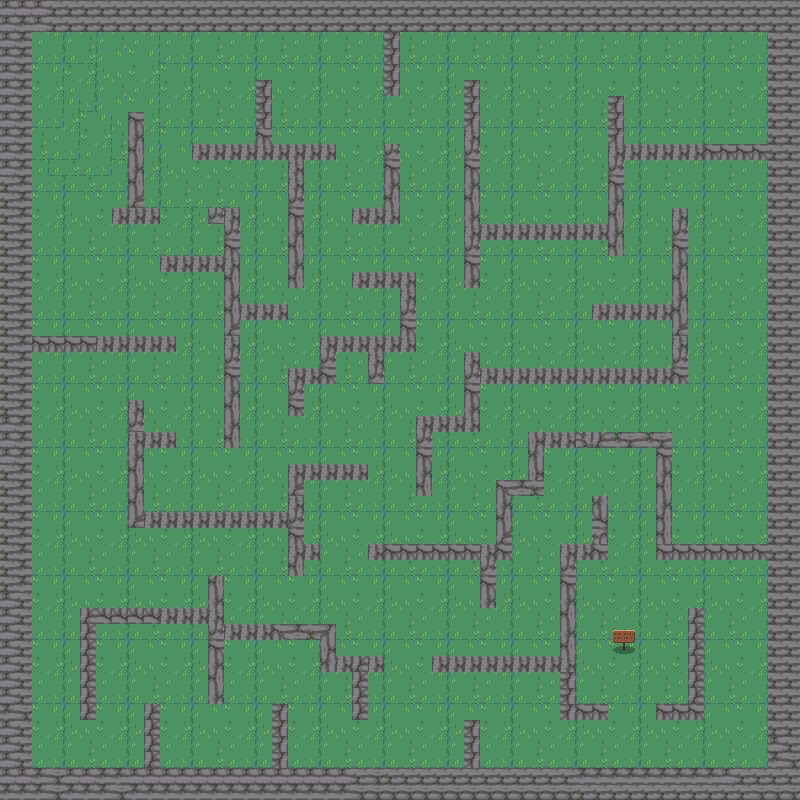

This is a level from a 2D game, rendered from its Tiled map with the project's own tilesets. A one-line summary and the map file follow, with tile-layer data summarised:
An orthogonal 50x50 tile map with 16x16 px tiles, 4 tile layers (background, walls, mur, finish), 2 tilesets and 100 objects (65x collision, 23x collectible, 10x destructible_wall, player, finish).

<map version="1.10" tiledversion="1.11.2" orientation="orthogonal" renderorder="right-down" width="50" height="50" tilewidth="16" tileheight="16" infinite="0" nextlayerid="21" nextobjectid="150">
 <tileset firstgid="1" source="Nature.tsx" />
 <tileset firstgid="721" source="deuxieme niveau.tsx" />
 <layer id="3" name="background" width="50" height="50" locked="1">
  <data>[2500 cells, 2500 non-empty, 16 distinct tile ids]</data>
 </layer>
 <layer id="6" name="walls" width="50" height="50" locked="1">
  <data>[2500 cells, 384 non-empty, 4 distinct tile ids]</data>
 </layer>
 <layer id="16" name="mur" width="50" height="50" locked="1">
  <data>[2500 cells, 330 non-empty, 8 distinct tile ids]</data>
 </layer>
 <layer id="20" name="finish" width="50" height="50" locked="1">
  <data>[2500 cells, 4 non-empty, 4 distinct tile ids]</data>
 </layer>
 <objectgroup id="9" name="object">
  <object id="1" name="player" x="742.073" y="102.708">
   <point />
  </object>
  <object id="36" name="collision" x="0" y="-0.125" width="32" height="784.125">
   <properties>
    <property name="Blocked" type="bool" value="true" />
    <property name="Type" value="collision" />
   </properties>
  </object>
  <object id="37" name="collision" x="767.875" y="1" width="31.875" height="782.875">
   <properties>
    <property name="Blocked" type="bool" value="true" />
    <property name="Type" value="collision" />
   </properties>
  </object>
  <object id="38" name="collision" x="0" y="768.125" width="799.875" height="31.875">
   <properties>
    <property name="Blocked" type="bool" value="true" />
    <property name="Type" value="collision" />
   </properties>
  </object>
  <object id="39" name="collision" x="16.125" y="1" width="782.875" height="30.75">
   <properties>
    <property name="Blocked" type="bool" value="true" />
    <property name="Type" value="collision" />
   </properties>
  </object>
  <object id="40" name="collision" x="128" y="112.625" width="16" height="110.375">
   <properties>
    <property name="Blocked" type="bool" value="true" />
    <property name="Type" value="collision" />
   </properties>
  </object>
  <object id="41" name="collision" x="111.375" y="208" width="48.625" height="15.375">
   <properties>
    <property name="Blocked" type="bool" value="true" />
    <property name="Type" value="collision" />
   </properties>
  </object>
  <object id="42" name="collision" x="191.875" y="143.875" width="144.875" height="16.75">
   <properties>
    <property name="Blocked" type="bool" value="true" />
    <property name="Type" value="collision" />
   </properties>
  </object>
  <object id="43" name="collision" x="287.5" y="158" width="16" height="130.125">
   <properties>
    <property name="Blocked" type="bool" value="true" />
    <property name="Type" value="collision" />
   </properties>
  </object>
  <object id="44" name="collision" x="255.25" y="79.563" width="16" height="64.1875">
   <properties>
    <property name="Blocked" type="bool" value="true" />
    <property name="Type" value="collision" />
   </properties>
  </object>
  <object id="112" name="destructible_wall" x="255.75" y="32.813" width="16" height="47.1875">
   <properties>
    <property name="Blocked" type="bool" value="true" />
    <property name="Type" value="destructible_wall" />
   </properties>
  </object>
  <object id="113" name="destructible_wall" x="559.25" y="384.813" width="16" height="47.4375">
   <properties>
    <property name="Blocked" type="bool" value="true" />
    <property name="Type" value="destructible_wall" />
   </properties>
  </object>
  <object id="126" name="destructible_wall" x="608" y="544.161" width="48.5" height="15.6114">
   <properties>
    <property name="Blocked" type="bool" value="true" />
    <property name="Type" value="destructible_wall" />
   </properties>
  </object>
  <object id="114" name="destructible_wall" x="287.75" y="416.563" width="16" height="47.4375">
   <properties>
    <property name="Blocked" type="bool" value="true" />
    <property name="Type" value="destructible_wall" />
   </properties>
  </object>
  <object id="129" name="destructible_wall" x="320.75" y="544.199" width="47.8182" height="15.7102">
   <properties>
    <property name="Blocked" type="bool" value="true" />
    <property name="Type" value="destructible_wall" />
   </properties>
  </object>
  <object id="131" name="destructible_wall" x="303.75" y="271.988" width="48.5455" height="15.8518">
   <properties>
    <property name="Blocked" type="bool" value="true" />
    <property name="Type" value="destructible_wall" />
   </properties>
  </object>
  <object id="130" name="destructible_wall" x="31.75" y="702.563" width="48.5455" height="16.983">
   <properties>
    <property name="Blocked" type="bool" value="true" />
    <property name="Type" value="destructible_wall" />
   </properties>
  </object>
  <object id="120" name="destructible_wall" x="208" y="528.563" width="16" height="47.4375">
   <properties>
    <property name="Blocked" type="bool" value="true" />
    <property name="Type" value="destructible_wall" />
   </properties>
  </object>
  <object id="124" name="destructible_wall" x="608.159" y="703.063" width="48.3409" height="17.4375">
   <properties>
    <property name="Blocked" type="bool" value="true" />
    <property name="Type" value="destructible_wall" />
   </properties>
  </object>
  <object id="46" name="collision" x="207.5" y="207.875" width="31.75" height="17">
   <properties>
    <property name="Blocked" type="bool" value="true" />
    <property name="Type" value="collision" />
   </properties>
  </object>
  <object id="47" name="collision" x="224.5" y="224.25" width="15.375" height="224.375">
   <properties>
    <property name="Blocked" type="bool" value="true" />
    <property name="Type" value="collision" />
   </properties>
  </object>
  <object id="48" name="collision" x="239.5" y="305" width="47.5" height="14.6667">
   <properties>
    <property name="Blocked" type="bool" value="true" />
    <property name="Type" value="collision" />
   </properties>
  </object>
  <object id="49" name="collision" x="159.875" y="255.125" width="64.875" height="16.625">
   <properties>
    <property name="Blocked" type="bool" value="true" />
    <property name="Type" value="collision" />
   </properties>
  </object>
  <object id="50" name="collision" x="32.5" y="336" width="143.5" height="16">
   <properties>
    <property name="Blocked" type="bool" value="true" />
    <property name="Type" value="collision" />
   </properties>
  </object>
  <object id="51" name="collision" x="127.25" y="400.25" width="16.625" height="127.75">
   <properties>
    <property name="Blocked" type="bool" value="true" />
    <property name="Type" value="collision" />
   </properties>
  </object>
  <object id="52" name="collision" x="138" y="432.125" width="37.375" height="15">
   <properties>
    <property name="Blocked" type="bool" value="true" />
    <property name="Type" value="collision" />
   </properties>
  </object>
  <object id="53" name="collision" x="141" y="512" width="162.375" height="16">
   <properties>
    <property name="Blocked" type="bool" value="true" />
    <property name="Type" value="collision" />
   </properties>
  </object>
  <object id="54" name="collision" x="368.909" y="544.375" width="143.091" height="15.625">
   <properties>
    <property name="Blocked" type="bool" value="true" />
    <property name="Type" value="collision" />
   </properties>
  </object>
  <object id="137" name="collision" x="304" y="544.193" width="16.5455" height="15.625">
   <properties>
    <property name="Blocked" type="bool" value="true" />
    <property name="Type" value="collision" />
   </properties>
  </object>
  </objectgroup>
 <objectgroup id="18" name="collectibles" visible="0" locked="1">
  <!-- 23 objects omitted --></objectgroup>
</map>
<!-- 71 of 100 objects omitted -->
